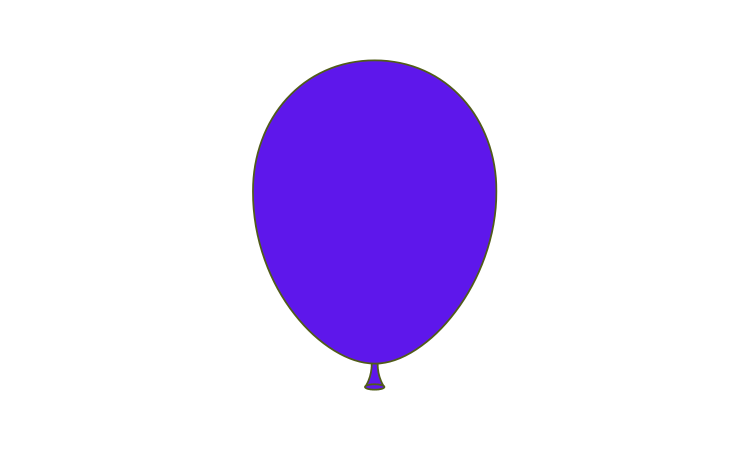
#> input picture pic.png, 1500 x 900 px (shown at 1/2 size)
$ python -i findBalloon.py   (imports and definitions only)
#> lines starting #> are read from the running program, lines starting #| are printed output that depends on the picture; after the words box and inside, x2 and y2 are one past the last pixel; in counts of white or black regions, pixels touching at a corner belong together
#> further down, picture is the input picture: shape (900, 1500, 3); mean B, G, R 250.5, 215.3, 227.2
import cv2
import numpy as np


def findBalloons(img):

    # Below crop was used to remove headers from the video
    # img = cropImage(img, 0.1)

    # some pre processing on image to make it ready to find contours
    img = preProcess(img)

    # find contours and ballon boxes
    img, balloonBoxes, ballBoxes = findContours(img)
    return (img, balloonBoxes, ballBoxes)


def cropImage(img, cropVal):
    h, w, c = img.shape
    img = img[int(cropVal*h):h, 0:w]
    return img


def preProcess(img):
    img = cv2.cvtColor(img, cv2.COLOR_BGR2GRAY)
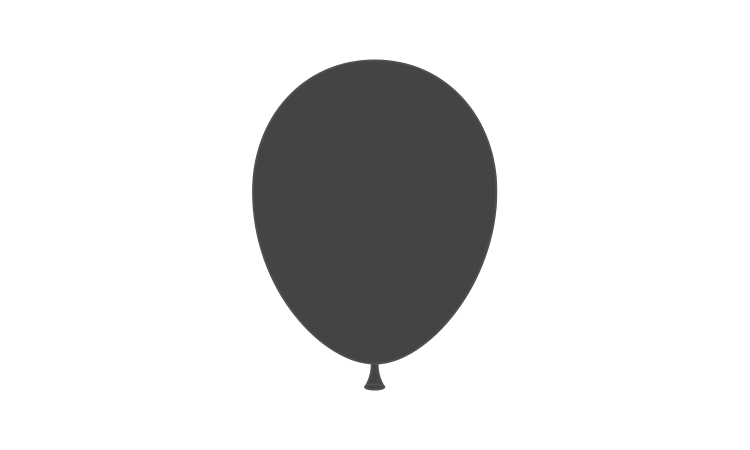
#> img: shape (900, 1500) (shown at 1/2 size); min 68, max 255, mean 222.8
    img = cv2.GaussianBlur(img, (5, 5), 5, 0)
    img = cv2.Canny(img, 50, 100)
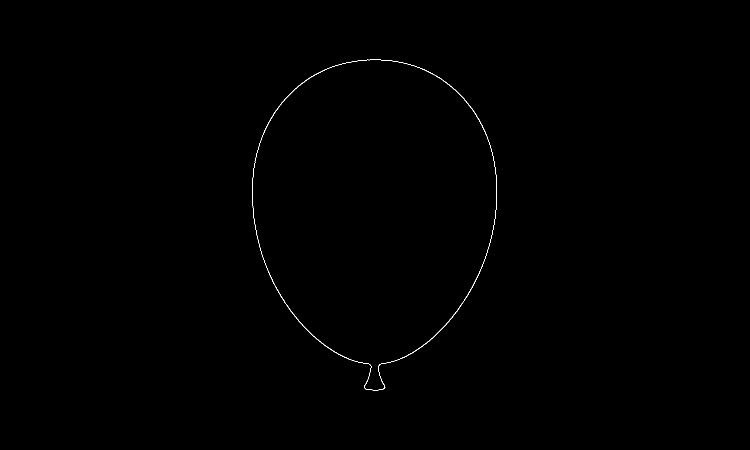
#> img: shape (900, 1500) (shown at 1/2 size); 0.16% white in thin lines or dots, all inside (x1, y1, x2, y2) = (504, 119, 994, 781)
    kernel = np.ones((5, 5), np.uint8)
    img = cv2.dilate(img, kernel)
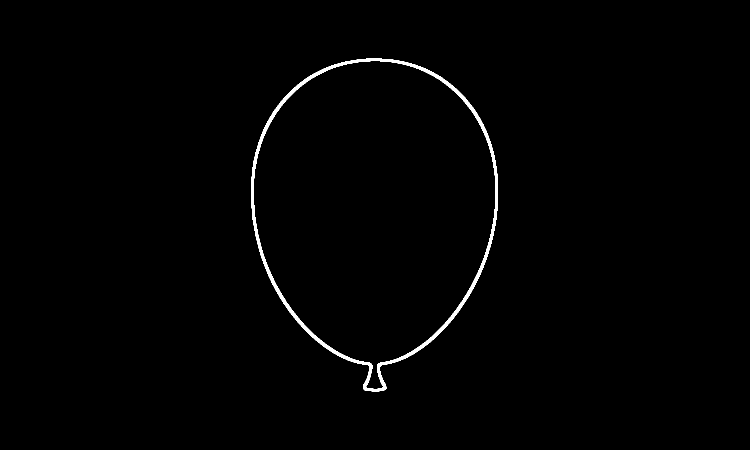
#> img: shape (900, 1500) (shown at 1/2 size); 0.86% white; 1 white region
    return img


def findContours(img):


    balloonBoxes = []
    ballBoxes = []

    h, w = img.shape
#> h = 900; w = 1500
    imgContours = np.zeros((h, w), np.uint8)
    contours, hierarchy = cv2.findContours(img, cv2.RETR_EXTERNAL, cv2.CHAIN_APPROX_SIMPLE)
#> contours = 1 contour; box (x1, y1, x2, y2) and area: (502, 117, 996, 783) 237436
    cv2.drawContours(img, contours, -1, (0, 255, 0), 2)
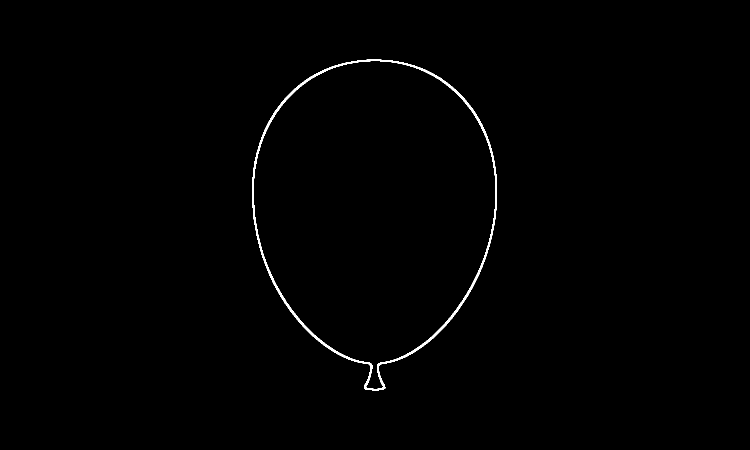
#> img: shape (900, 1500) (shown at 1/2 size); 0.56% white; 1 white region, box (x1, y1, x2, y2) and area: (504, 119, 994, 781) 7560

    for i, cnt in enumerate(contours):
        area = cv2.contourArea(cnt)
        if area > 30000 and area < 250000:
            cv2.drawContours(imgContours, contours, i, (255, 0, 255), 2)
            x, y, w, h = cv2.boundingRect(cnt)
            cv2.rectangle(imgContours, (x,y), (x+w, y+h), (255,0,255), 2)
            balloonBoxes.append([x, y, w, h])
        else:
            x, y, w, h = cv2.boundingRect(cnt)
            ballBoxes.append([x, y, w, h])
#> this loop made 1 pass
#> (area, x, y, w, h) on pass 1: (237436.5, 502, 117, 494, 666)
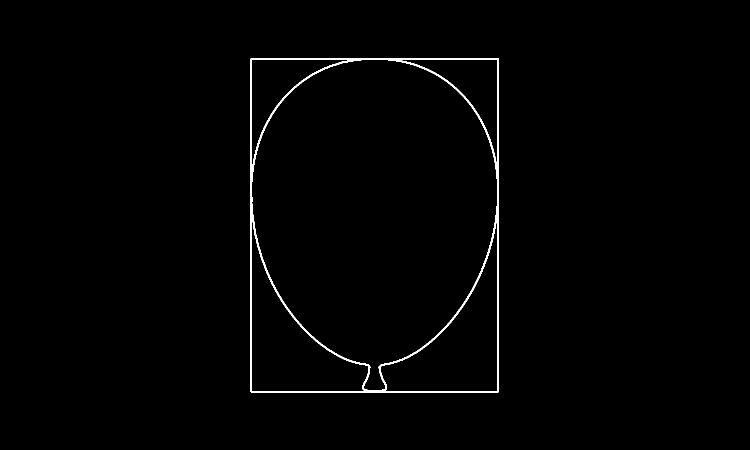
#> imgContours: shape (900, 1500) (shown at 1/2 size); 0.95% white; 1 white region, box (x1, y1, x2, y2) and area: (501, 116, 998, 785) 12831
#> after the loop, ballBoxes = []; balloonBoxes = [[502, 117, 494, 666]]

    return (imgContours, balloonBoxes, ballBoxes)

>>> import cv2
>>> picture = cv2.imread('pic.png')
>>> result = findBalloons(picture)
#> in findBalloons, `img, balloonBoxes, ballBoxes = findContours(img)`: ballBoxes = []
